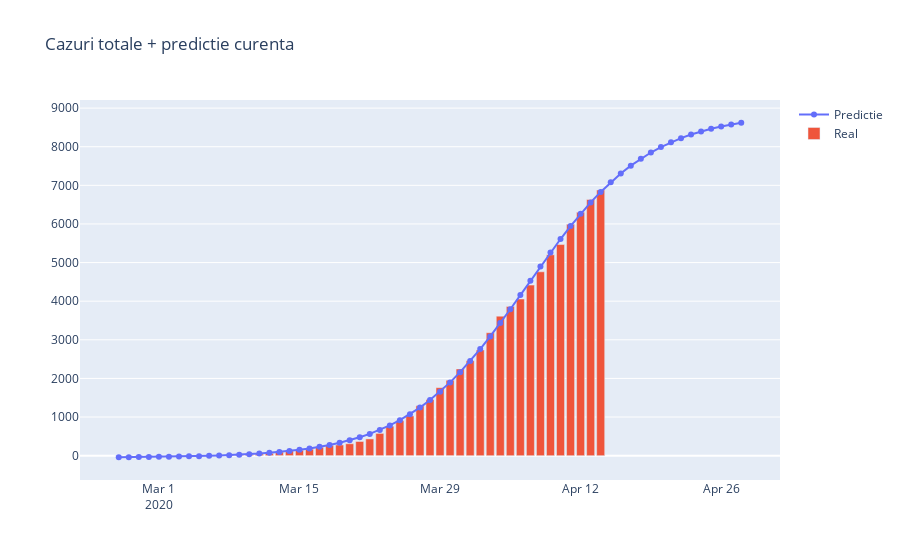
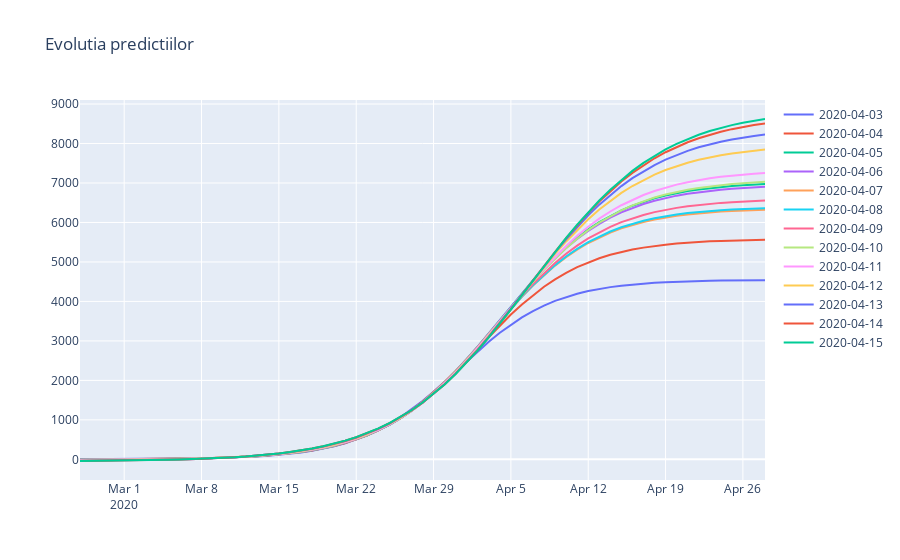
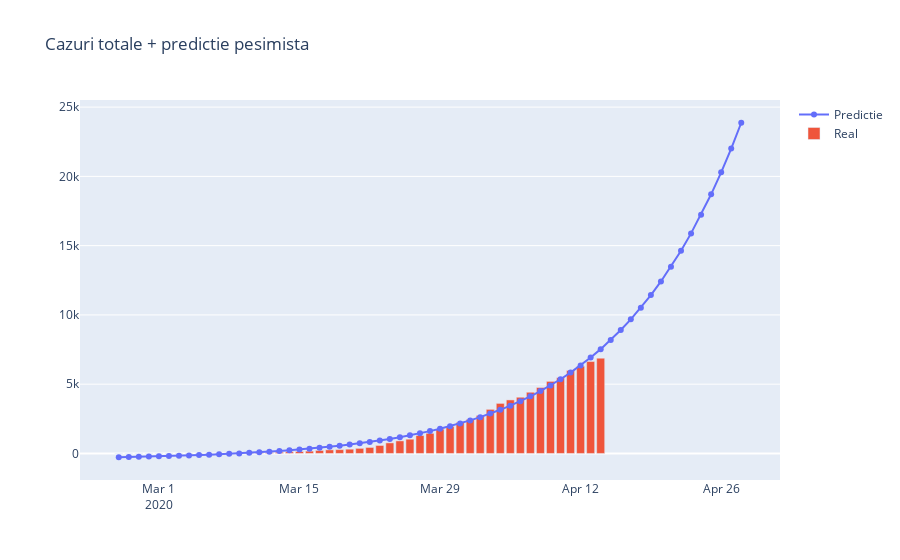
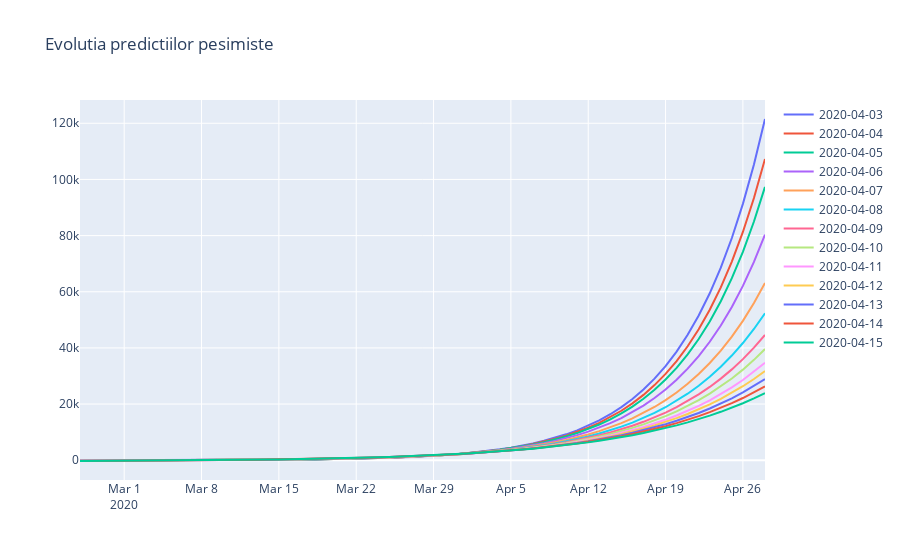

Source (notebook cell) for these figures, in order:
### Code cell
plot_prediction(logistic, pacienti, "Cazuri totale + predictie curenta", divider=100000)
plot_predictions_history(logistic, pacienti, "Evolutia predictiilor", divider=100000)

plot_prediction(exponential, pacienti, "Cazuri totale + predictie pesimista", divider=10)
plot_predictions_history(exponential, pacienti, "Evolutia predictiilor pesimiste", divider=10)

plot_prediction(parabolic, pacienti, "Cazuri totale + predictie parabolica", divider=1)
plot_predictions_history(parabolic, pacienti, "Evolutia predictiilor parabolice", divider=1)

#plot_prediction(sigmoid, pacienti, "Cazuri totale + predictie sigmoid", divider=1000)
#plot_predictions_history(sigmoid, pacienti, "Evolutia predictiilor sigmoid", divider=1000)
